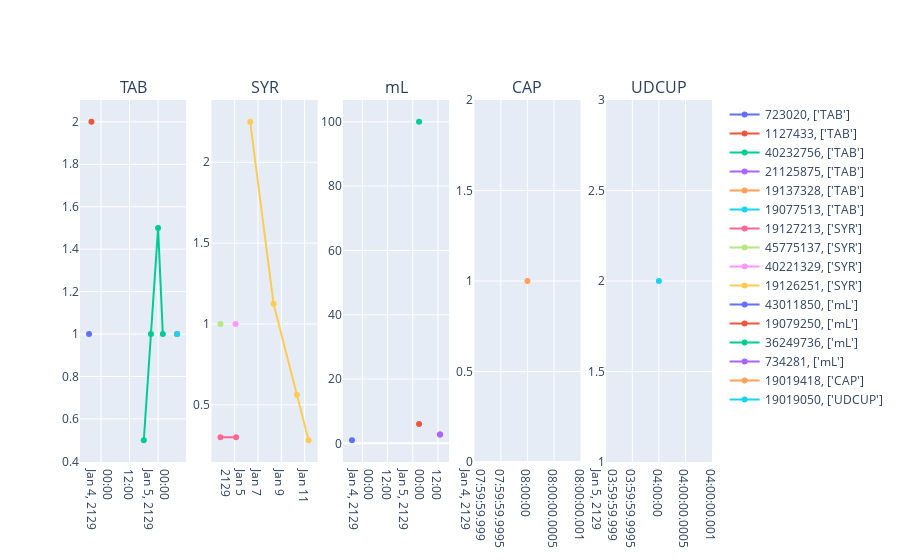

Notebook code for this chart:
### Code cell
# Graph with concept_id:

patient1 = patient1.sort_values(by='drug_exposure_start_datetime')
number_types = patient1.dose_unit_source_value.describe()['unique']

fig3 = make_subplots(rows = 1, cols = number_types, subplot_titles=(patient1.dose_unit_source_value.value_counts().index))
colonne = 1

for drug_type in patient1.dose_unit_source_value.value_counts().index:
    #print(drug_type)

    for d in patient1[patient1.dose_unit_source_value == drug_type].drug_concept_id.unique():
        temp = patient1[patient1.drug_concept_id == d]
        #print(temp.dose_unit_source_value.unique())
        fig3.add_trace(go.Scatter(x = temp.drug_exposure_start_datetime, y = temp.quantity, name=f'{d}, {temp.dose_unit_source_value.unique()}'), row=1, col=colonne)

    colonne += 1

fig3.show()

# Add curseur de temps, add legendgroup, add selection de chaque drug -> drug selection is already doable as well as time

### Figure 1 — Plotly figure (JSON) as saved in the notebook; plotly's stock layout.template omitted (floating-point values rounded to 4 significant figures)
{"data": [{"name": "723020, ['TAB']", "type": "scatter", "x": ["2129-01-03 19:00:00"], "xaxis": "x", "y": [1], "yaxis": "y"}, {"name": "1127433, ['TAB']", "type": "scatter", "x": ["2129-01-03 20:00:00"], "xaxis": "x", "y": [2], "yaxis": "y"}, {"name": "40232756, ['TAB']", "type": "scatter", "x": ["2129-01-04 18:00:00", "2129-01-04 21:00:00", "2129-01-05 00:00:00", "2129-01-05 02:00:00"], "xaxis": "x", "y": [0.5, 1, 1.5, 1], "yaxis": "y"}, {"name": "21125875, ['TAB']", "type": "scatter", "x": ["2129-01-05 08:00:00"], "xaxis": "x", "y": [1], "yaxis": "y"}, {"name": "19137328, ['TAB']", "type": "scatter", "x": ["2129-01-05 08:00:00"], "xaxis": "x", "y": [1], "yaxis": "y"}, {"name": "19077513, ['TAB']", "type": "scatter", "x": ["2129-01-05 08:00:00"], "xaxis": "x", "y": [1], "yaxis": "y"}, {"name": "19127213, ['SYR']", "type": "scatter", "x": ["2129-01-03 19:00:00", "2129-01-05 03:00:00"], "xaxis": "x2", "y": [0.3, 0.3], "yaxis": "y2"}, {"name": "45775137, ['SYR']", "type": "scatter", "x": ["2129-01-03 19:00:00"], "xaxis": "x2", "y": [1], "yaxis": "y2"}, {"name": "40221329, ['SYR']", "type": "scatter", "x": ["2129-01-05 02:00:00"], "xaxis": "x2", "y": [1], "yaxis": "y2"}, {"name": "19126251, ['SYR']", "type": "scatter", "x": ["2129-01-06 08:00:00", "2129-01-08 08:00:00", "2129-01-10 08:00:00", "2129-01-11 08:00:00"], "xaxis": "x2", "y": [2.25, 1.125, 0.5625, 0.2813], "yaxis": "y2"}, {"name": "43011850, ['mL']", "type": "scatter", "x": ["2129-01-03 19:00:00"], "xaxis": "x3", "y": [1], "yaxis": "y3"}, {"name": "19079250, ['mL']", "type": "scatter", "x": ["2129-01-05 03:00:00"], "xaxis": "x3", "y": [6], "yaxis": "y3"}, {"name": "36249736, ['mL']", "type": "scatter", "x": ["2129-01-05 03:00:00"], "xaxis": "x3", "y": [100], "yaxis": "y3"}, {"name": "734281, ['mL']", "type": "scatter", "x": ["2129-01-05 13:00:00", "2129-01-05 13:00:00"], "xaxis": "x3", "y": [2.769, 2.769], "yaxis": "y3"}, {"name": "19019418, ['CAP']", "type": "scatter", "x": ["2129-01-04 08:00:00"], "xaxis": "x4", "y": [1], "yaxis": "y4"}, {"name": "19019050, ['UDCUP']", "type": "scatter", "x": ["2129-01-05 04:00:00"], "xaxis": "x5", "y": [2], "yaxis": "y5"}], "layout": {"annotations": [{"font": {"size": 16}, "showarrow": false, "text": "TAB", "x": 0.084, "xanchor": "center", "xref": "paper", "y": 1, "yanchor": "bottom", "yref": "paper"}, {"font": {"size": 16}, "showarrow": false, "text": "SYR", "x": 0.292, "xanchor": "center", "xref": "paper", "y": 1, "yanchor": "bottom", "yref": "paper"}, {"font": {"size": 16}, "showarrow": false, "text": "mL", "x": 0.5, "xanchor": "center", "xref": "paper", "y": 1, "yanchor": "bottom", "yref": "paper"}, {"font": {"size": 16}, "showarrow": false, "text": "CAP", "x": 0.708, "xanchor": "center", "xref": "paper", "y": 1, "yanchor": "bottom", "yref": "paper"}, {"font": {"size": 16}, "showarrow": false, "text": "UDCUP", "x": 0.916, "xanchor": "center", "xref": "paper", "y": 1, "yanchor": "bottom", "yref": "paper"}], "xaxis": {"anchor": "y", "domain": [0, 0.168]}, "xaxis2": {"anchor": "y2", "domain": [0.208, 0.376]}, "xaxis3": {"anchor": "y3", "domain": [0.416, 0.584]}, "xaxis4": {"anchor": "y4", "domain": [0.624, 0.792]}, "xaxis5": {"anchor": "y5", "domain": [0.832, 1]}, "yaxis": {"anchor": "x", "domain": [0, 1]}, "yaxis2": {"anchor": "x2", "domain": [0, 1]}, "yaxis3": {"anchor": "x3", "domain": [0, 1]}, "yaxis4": {"anchor": "x4", "domain": [0, 1]}, "yaxis5": {"anchor": "x5", "domain": [0, 1]}}}
